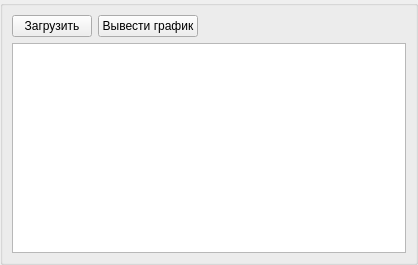
<?xml version="1.0" encoding="UTF-8"?>
<ui version="4.0">
 <class>cFunction</class>
 <widget class="QWidget" name="cFunction">
  <property name="geometry">
   <rect>
    <x>0</x>
    <y>0</y>
    <width>418</width>
    <height>265</height>
   </rect>
  </property>
  <property name="windowTitle">
   <string>Form</string>
  </property>
  <layout class="QVBoxLayout" name="verticalLayout">
   <property name="spacing">
    <number>0</number>
   </property>
   <property name="leftMargin">
    <number>0</number>
   </property>
   <property name="topMargin">
    <number>0</number>
   </property>
   <property name="rightMargin">
    <number>0</number>
   </property>
   <property name="bottomMargin">
    <number>0</number>
   </property>
   <item>
    <widget class="QGroupBox" name="groupBox">
     <property name="title">
      <string/>
     </property>
     <layout class="QVBoxLayout" name="verticalLayout_2">
      <item>
       <layout class="QHBoxLayout" name="horizontalLayout">
        <item>
         <widget class="QPushButton" name="pbLoad">
          <property name="text">
           <string>Загрузить</string>
          </property>
         </widget>
        </item>
        <item>
         <widget class="QPushButton" name="pbGraph">
          <property name="text">
           <string>Вывести график</string>
          </property>
         </widget>
        </item>
        <item>
         <spacer name="horizontalSpacer">
          <property name="orientation">
           <enum>Qt::Horizontal</enum>
          </property>
          <property name="sizeHint" stdset="0">
           <size>
            <width>40</width>
            <height>20</height>
           </size>
          </property>
         </spacer>
        </item>
       </layout>
      </item>
      <item>
       <widget class="QPlainTextEdit" name="tePoints"/>
      </item>
     </layout>
     <zorder>tePoints</zorder>
     <zorder>horizontalLayoutWidget</zorder>
     <zorder>tePoints</zorder>
     <zorder>horizontalLayoutWidget</zorder>
    </widget>
   </item>
  </layout>
 </widget>
 <resources/>
 <connections/>
</ui>
